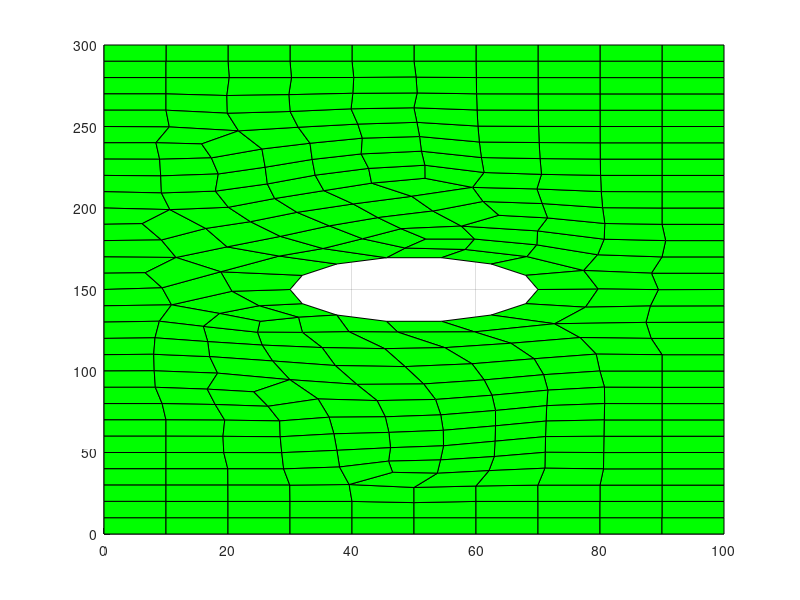
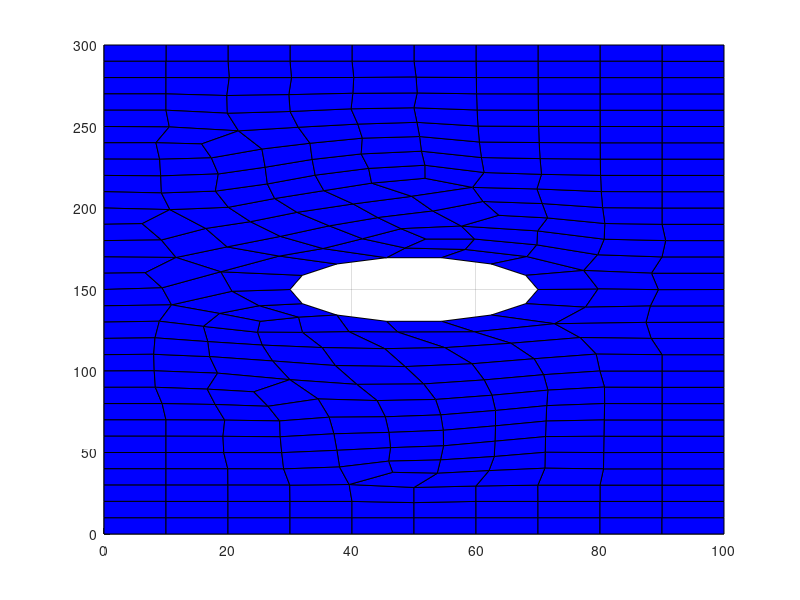

Write the MATLAB code that produced these figures, in order.
clc;
clear;
E=200e9;
NU=0.3;
thk=5e-3;
f=10e6;
R=20e-3;
%Node coodinates
node= load('node_fine.txt');
%Element connectivity
etable= load('entable_fine.txt');
%Element_dof connectivity
etable_dof=[2*etable(:,1)-1, 2*etable(:,1), 2*etable(:,2)-1, 2*etable(:,2),2*etable(:,3)-1, 2*etable(:,3), 2*etable(:,4)-1, 2*etable(:,4)];
D=E/(1-NU^2)*[1 NU 0;NU 1 0;0 0 (1-NU)/2];
K=sparse(zeros(2*size(node,1)));
F=sparse(zeros(2*size(node,1),1));
gp=[-1/sqrt(3), 1/sqrt(3)];
wt=[1,1];
EN=size(etable,1);
for i=1:EN
    %element stiffness matrix calculation
ek=zeros(8);
x=node(etable(i,:),1);
y=node(etable(i,:),2);
for j=1:2
    for k=1:2
    ksi=gp(k);
    eta=gp(j);
    dndksi=[-(1-eta)/4, (1-eta)/4, (1+eta)/4, -(1+eta)/4];
    dndeta=[-(1-ksi)/4, -(1+ksi)/4, (1+ksi)/4, (1-ksi)/4];
    dxdksi=dndksi*x;
    dxdeta=dndeta*x;
    dydksi=dndksi*y;
    dydeta=dndeta*y;
    jacob=dxdksi*dydeta-dydksi*dxdeta;
    dn1dx=1/jacob*(dydeta*dndksi(1)-dydksi*dndeta(1));
    dn2dx=1/jacob*(dydeta*dndksi(2)-dydksi*dndeta(2));
    dn3dx=1/jacob*(dydeta*dndksi(3)-dydksi*dndeta(3));
    dn4dx=1/jacob*(dydeta*dndksi(4)-dydksi*dndeta(4));
    dn1dy=1/jacob*(-dxdeta*dndksi(1)+dxdksi*dndeta(1));
    dn2dy=1/jacob*(-dxdeta*dndksi(2)+dxdksi*dndeta(2));
    dn3dy=1/jacob*(-dxdeta*dndksi(3)+dxdksi*dndeta(3));
    dn4dy=1/jacob*(-dxdeta*dndksi(4)+dxdksi*dndeta(4));
    B=[dn1dx 0 dn2dx 0 dn3dx 0 dn4dx 0;
        0 dn1dx 0 dn2dx 0 dn3dx 0 dn4dx;
        dn1dy dn1dx dn2dy dn2dx dn3dy dn3dx dn4dy dn4dx];
       ek=ek+B'*D*B*jacob*thk*wt(j)*wt(k);   
    end 
end
%assemble
edof=etable_dof(i,:);
K(edof,edof)=K(edof,edof)+ek;
end

%for i=1:EN
  %force element calculation
%fe=zeros(8,1);
%x=node(etable(i,:),1);
%y=node(etable(i,:),2);
%for j=1:2
  %  for k=1:2
%    ksi=gp(k);
 %   eta=gp(j);
%    dndksi=[-(1-eta)/4, (1-eta)/4, (1+eta)/4, -(1+eta)/4];
%    dndeta=[-(1-ksi)/4, -(1+ksi)/4, (1+ksi)/4, (1-ksi)/4];
  %  dxdksi=dndksi*x;
%    dxdeta=dndeta*x;
 %   dydksi=dndksi*y;
 %   dydeta=dndeta*y;
%    jacob=dxdksi*dydeta-dydksi*dxdeta;
 %   fe=fe+f*jacob*thk*wt(j)*wt(k);   
   % end 
%end
en=2*size(node,1);
F=zeros(en,1);
%assemble
%edof=etable_dof(i,:);
%F(edof)=F(edof)+fe;
%end
%Boundary condition
d=K\F;
%plot
EN_etable=size(etable);
for i = 1:EN_etable
    x = node(etable(i,:),1);
    y = node(etable(i,:),2);
    figure(2)
    patch(x,y,'B');
    grid on
   xd = x + d(etable_dof(i,1:2:7),1);
   yd = y + d(etable_dof(i,2:2:8),1);
    figure(1)
    grid on
    patch(xd,yd,'G');
end
  